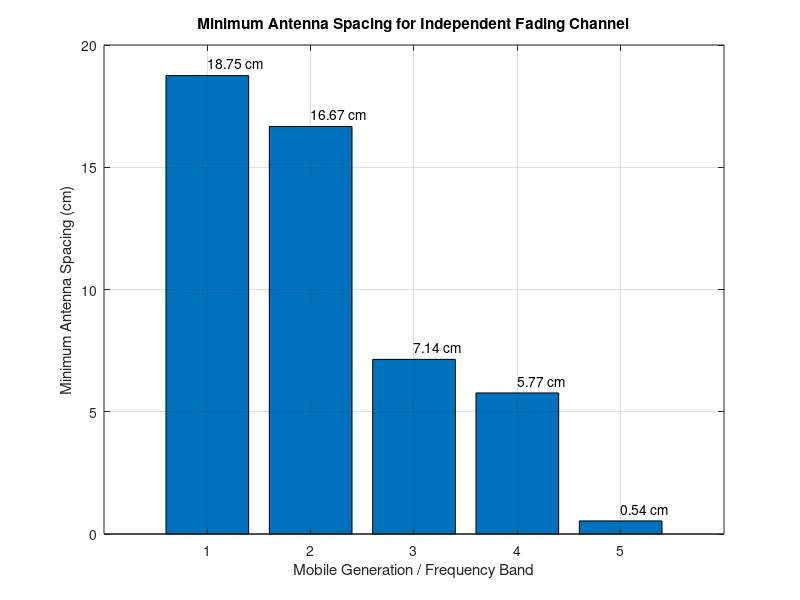

MATLAB code to generate this figure:
clc;
clear all;
close all;
c = 3e8;
generations = {'1G (800 MHz)', '2G (900 MHz)', '3G (2.1 GHz)', '4G (2.6 GHz)', '5G (28GHz)'};
frequencies = [800e6, 900e6, 2.1e9, 2.6e9, 28e9];
for i = 1:length(frequencies)
lambda(i) = c / frequencies(i);
d_min(i) = lambda(i) / 2;
end
d_min_cm = d_min * 100;
for i = 1:length(generations)
fprintf('%s %.2f GHz %.2f cm\n', ...
generations{i}, frequencies(i)/1e9, d_min_cm(i));
end
figure;
bar(d_min_cm);
grid on;
xlabel('Mobile Generation / Frequency Band');
ylabel('Minimum Antenna Spacing (cm)');
title('Minimum Antenna Spacing for Independent Fading Channel');
for i = 1:length(d_min_cm)
text(i, d_min_cm(i)+0.5, sprintf('%.2f cm', d_min_cm(i)));
end
